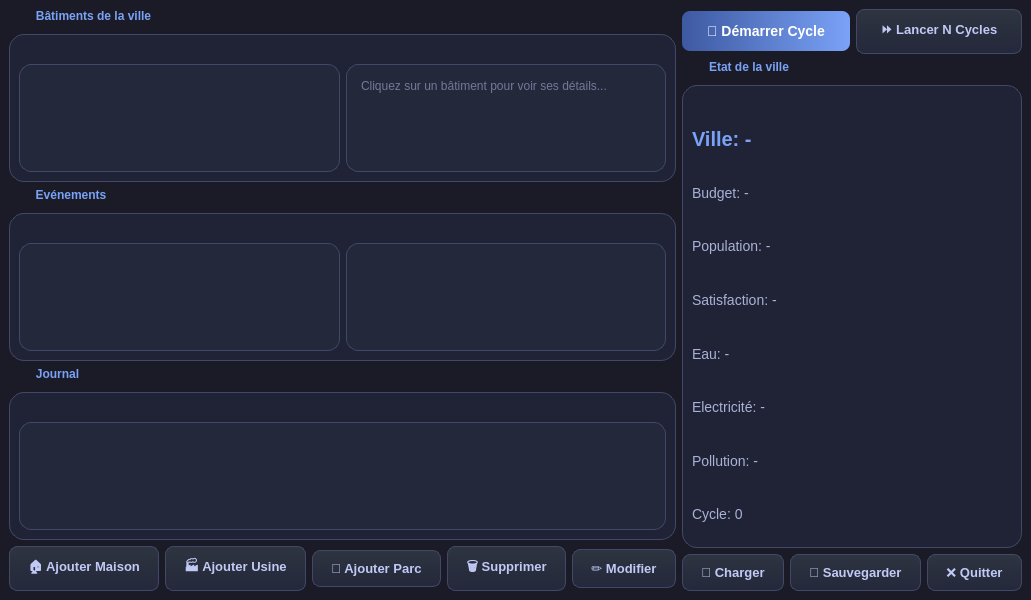
<?xml version="1.0" encoding="UTF-8"?>
<ui version="4.0">
 <class>MainWindow</class>
 <widget class="QMainWindow" name="MainWindow">
  <property name="geometry">
   <rect>
    <x>0</x>
    <y>0</y>
    <width>946</width>
    <height>600</height>
   </rect>
  </property>
  <property name="windowTitle">
   <string>VirtualCity - GUI</string>
  </property>
  <property name="styleSheet">
   <string notr="true">QWidget { background-color: #1a1b26; color: #a9b1d6; font-family: 'Segoe UI', 'San Francisco', sans-serif; }

QMainWindow, QDialog { background-color: #1a1b26; }

QPushButton { 
  background: qlineargradient(x1:0, y1:0, x2:0, y2:1, stop:0 #2e3440, stop:1 #24283b); 
  border: 1px solid #414868; border-radius: 8px; padding: 10px 18px; color: #c0caf5; 
  font-weight: 600; font-size: 13px; 
} 
QPushButton:hover { background: #414868; border-color: #7aa2f7; color: #fff; } 
QPushButton:pressed { background: #3d59a1; } 

#btnCycle { 
  background: qlineargradient(x1:0, y1:0, x2:1, y2:0, stop:0 #3d59a1, stop:1 #7aa2f7); 
  color: white; font-size: 14px; font-weight: bold; border: none; min-height: 40px; padding: 0 25px; 
} 
#btnCycle:hover { background: #7aa2f7; } 

QListWidget, QPlainTextEdit, QTextEdit, QLineEdit, QListView { 
  background-color: #24283b; border: 1px solid #414868; border-radius: 12px; 
  padding: 10px; color: #c0caf5; selection-background-color: #3d59a1; 
} 
QListWidget::item { padding: 10px; border-bottom: 1px solid #2f334d; margin: 2px 0; } 
QListWidget::item:selected { background-color: #3d59a1; border-radius: 8px; color: white; } 

QGroupBox { 
  background-color: #1f2335; border: 1px solid #414868; border-radius: 15px; 
  margin-top: 25px; padding-top: 20px; font-weight: bold; color: #7aa2f7; 
} 
QGroupBox::title { subcontrol-origin: margin; left: 15px; padding: 0 10px; background-color: #1a1b26; } 

QLabel { background-color: transparent; color: #a9b1d6; font-size: 14px; } 
#label_name { font-size: 20px; color: #7aa2f7; font-weight: 900; } 

QScrollBar:vertical { border: none; background: #1a1b26; width: 8px; margin: 0; } 
QScrollBar::handle:vertical { background: #414868; min-height: 20px; border-radius: 4px; } 
QScrollBar::handle:vertical:hover { background: #7aa2f7; }</string>
  </property>
  <widget class="QWidget" name="centralwidget">
   <layout class="QHBoxLayout" name="horizontalLayout">
    <item>
     <layout class="QVBoxLayout" name="leftVBox">
      <item>
       <widget class="QGroupBox" name="batimentGroup">
        <property name="title">
         <string>Bâtiments de la ville</string>
        </property>
        <layout class="QHBoxLayout" name="batimentSplit">
         <item>
          <widget class="QListWidget" name="listeBatiments"/>
         </item>
         <item>
          <widget class="QPlainTextEdit" name="plainTextEdit_batimentDetails">
           <property name="readOnly">
            <bool>true</bool>
           </property>
           <property name="placeholderText">
            <string>Cliquez sur un bâtiment pour voir ses détails...</string>
           </property>
          </widget>
         </item>
        </layout>
       </widget>
      </item>
      <item>
       <widget class="QGroupBox" name="eventsGroup">
        <property name="title">
         <string>Evénements</string>
        </property>
        <layout class="QVBoxLayout" name="eventsVBox">
         <item>
          <layout class="QHBoxLayout" name="eventsSplit">
           <item>
            <widget class="QListWidget" name="listWidget_events"/>
           </item>
           <item>
            <widget class="QPlainTextEdit" name="plainTextEdit_eventDetails">
             <property name="readOnly">
              <bool>true</bool>
             </property>
            </widget>
           </item>
          </layout>
         </item>
        </layout>
       </widget>
      </item>
      <item>
       <widget class="QGroupBox" name="logGroup">
        <property name="title">
         <string>Journal</string>
        </property>
        <layout class="QVBoxLayout" name="logVBox">
         <item>
          <widget class="QTextEdit" name="logText">
           <property name="readOnly">
            <bool>true</bool>
           </property>
          </widget>
         </item>
        </layout>
       </widget>
      </item>
      <item>
       <layout class="QHBoxLayout" name="buttonsHBox">
        <item>
         <widget class="QPushButton" name="btnAjouterMaison">
          <property name="text">
           <string>🏠 Ajouter Maison</string>
          </property>
         </widget>
        </item>
        <item>
         <widget class="QPushButton" name="btnAjouterUsine">
          <property name="text">
           <string>🏭 Ajouter Usine</string>
          </property>
         </widget>
        </item>
        <item>
         <widget class="QPushButton" name="btnAjouterParc">
          <property name="text">
           <string>🌳 Ajouter Parc</string>
          </property>
         </widget>
        </item>
        <item>
         <widget class="QPushButton" name="btnSupprimer">
          <property name="text">
           <string>🗑️ Supprimer</string>
          </property>
         </widget>
        </item>
        <item>
         <widget class="QPushButton" name="btnModify">
          <property name="text">
           <string>✏️ Modifier</string>
          </property>
         </widget>
        </item>
       </layout>
      </item>
     </layout>
    </item>
    <item>
     <layout class="QVBoxLayout" name="rightVBox">
      <item>
       <layout class="QHBoxLayout" name="cycleHBox">
        <item>
         <widget class="QPushButton" name="btnCycle">
          <property name="text">
           <string>🚀 Démarrer Cycle</string>
          </property>
         </widget>
        </item>
        <item>
         <widget class="QPushButton" name="btnRunNCycles">
          <property name="text">
           <string>⏩ Lancer N Cycles</string>
          </property>
         </widget>
        </item>
       </layout>
      </item>
      <item>
       <widget class="QGroupBox" name="statusGroup">
        <property name="title">
         <string>Etat de la ville</string>
        </property>
        <layout class="QVBoxLayout" name="statusVBox">
         <item>
          <widget class="QLabel" name="label_name">
           <property name="text">
            <string>Ville: -</string>
           </property>
          </widget>
         </item>
         <item>
          <widget class="QLabel" name="labelBudget">
           <property name="text">
            <string>Budget: -</string>
           </property>
          </widget>
         </item>
         <item>
          <widget class="QLabel" name="labelPopulation">
           <property name="text">
            <string>Population: -</string>
           </property>
          </widget>
         </item>
         <item>
          <widget class="QLabel" name="labelSatisfaction">
           <property name="text">
            <string>Satisfaction: -</string>
           </property>
          </widget>
         </item>
         <item>
          <widget class="QLabel" name="labelEau">
           <property name="text">
            <string>Eau: -</string>
           </property>
          </widget>
         </item>
         <item>
          <widget class="QLabel" name="labelElectricite">
           <property name="text">
            <string>Electricité: -</string>
           </property>
          </widget>
         </item>
         <item>
          <widget class="QLabel" name="labelPollution">
           <property name="text">
            <string>Pollution: -</string>
           </property>
          </widget>
         </item>
         <item>
          <widget class="QLabel" name="labelCycle">
           <property name="text">
            <string>Cycle: 0</string>
           </property>
          </widget>
         </item>
        </layout>
       </widget>
      </item>
      <item>
       <layout class="QHBoxLayout" name="bottomButtonsHBox">
        <item>
         <widget class="QPushButton" name="btnLoad">
          <property name="text">
           <string>📂 Charger</string>
          </property>
         </widget>
        </item>
        <item>
         <widget class="QPushButton" name="btnSave">
          <property name="text">
           <string>💾 Sauvegarder</string>
          </property>
         </widget>
        </item>
        <item>
         <widget class="QPushButton" name="btnQuit">
          <property name="text">
           <string>❌ Quitter</string>
          </property>
         </widget>
        </item>
       </layout>
      </item>
     </layout>
    </item>
   </layout>
  </widget>
 </widget>
 <resources/>
 <connections/>
</ui>
